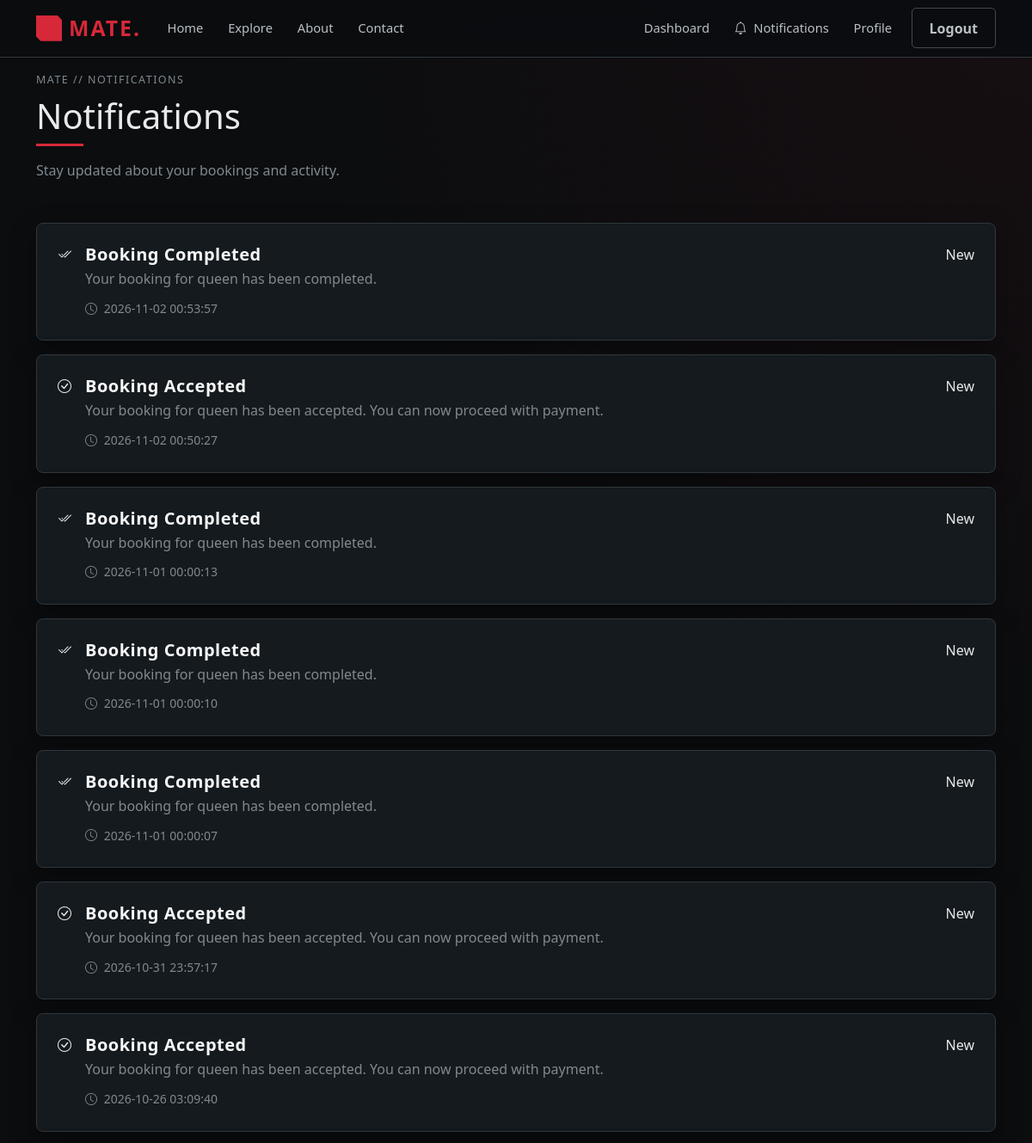
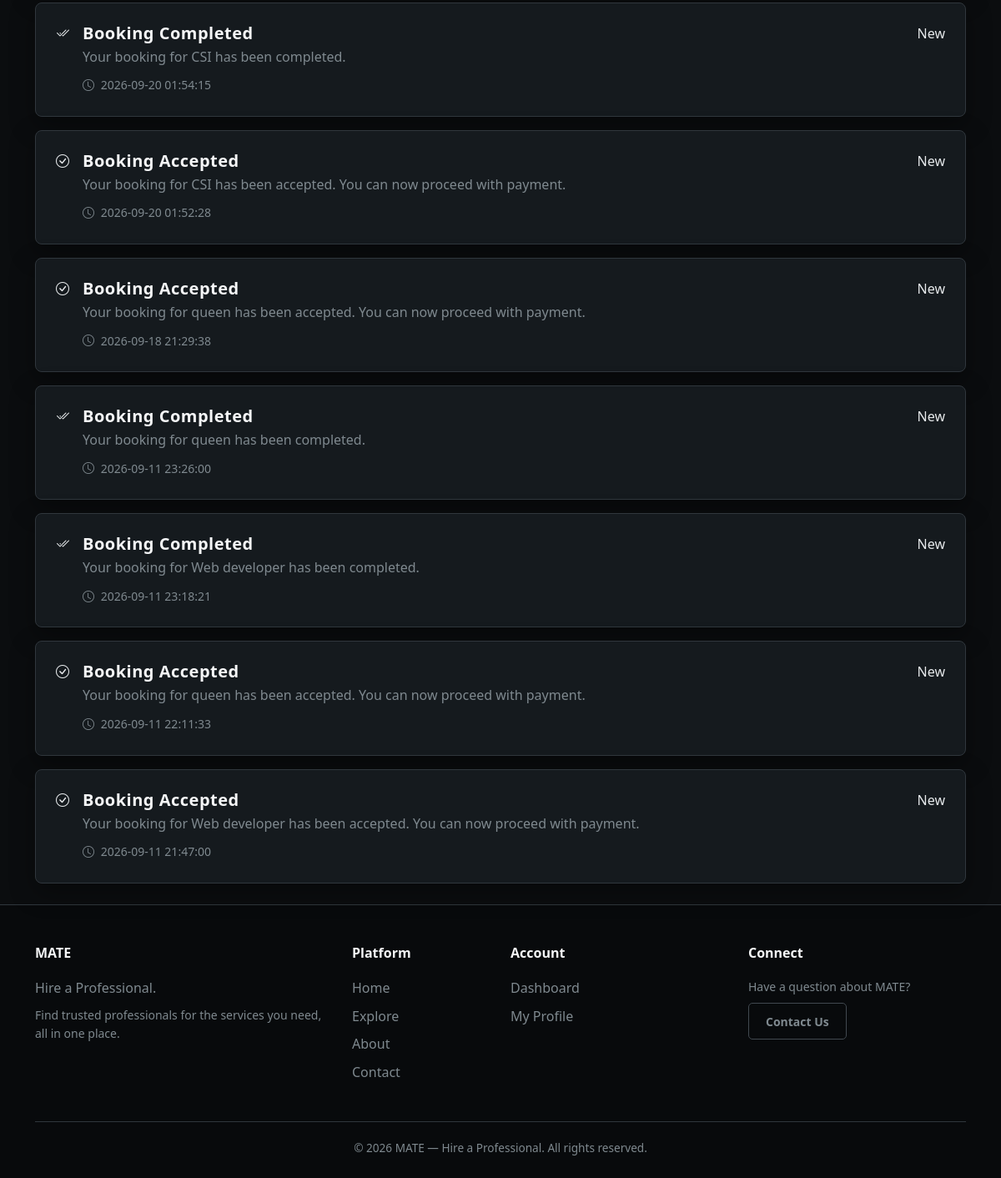
Page /notifications (signed in) on the committed database (2 pictures, top to bottom).
### tables this page shows
CREATE TABLE notifications (

            id INTEGER PRIMARY KEY AUTOINCREMENT,

            user_id INTEGER,

            professional_id INTEGER,

            title TEXT NOT NULL,

            message TEXT NOT NULL,

            is_read INTEGER DEFAULT 0,

            created_at TIMESTAMP DEFAULT (datetime('now', '+5 hours', '+30 minutes')),

            FOREIGN KEY (user_id)
                REFERENCES users(id)
                ON DELETE CASCADE,

            FOREIGN KEY (professional_id)
                REFERENCES professionals(id)
                ON DELETE CASCADE

        );

### app.py (the view, shortened to what this page needs)
@app.route("/notifications")
def notifications():
    if "user_id" not in session:
        return redirect(
            url_for("login")
        )
    user_id = session["user_id"]
    role = session.get("role")
    connection = get_db_connection()
    try:
        if role == "user":
            notifications = connection.execute(
                """
                SELECT *
                FROM notifications
                WHERE user_id = ?
                ORDER BY created_at DESC
                """,
                (user_id,)
            ).fetchall()
        else:
            notifications = []
    finally:
        connection.close()
    return render_template(
        "notifications.html",
        notifications=notifications
    )

### app.py (called while the page is built)
def get_db_connection():
    connection = sqlite3.connect(
        DATABASE
    )
    connection.row_factory = sqlite3.Row
    connection.execute(
        "PRAGMA foreign_keys = ON"
    )
    return connection

@app.context_processor
def inject_user():
    return {
        "logged_in": "user_id" in session,
        "current_user_id":
            session.get("user_id"),
        "current_user_role":
            session.get("role"),
        "current_user_name":
            session.get("full_name"),
        "current_year":
            datetime.now().year
    }

### templates/notifications.html (shortened to what this page needs)
{% extends "base.html" %}
{% block content %}
<section class="dashboard-section">
<div class="container">
    <div class="mb-5">
        <div class="mate-label mb-2">
            MATE // NOTIFICATIONS
        </div>
        <h1 class="dashboard-title">
            Notifications
        </h1>
        <div class="mate-section-line mb-3"></div>
        <p class="text-muted-mate">
            Stay updated about your bookings and activity.
        </p>
    </div>
    {% if notifications %}
        <div class="row g-3">
            {% for notification in notifications %}
                <div class="col-12">
                    <div class="mate-card p-4">
                        <div class="d-flex align-items-start gap-3">
                            <div class="notification-icon">
                                {% if notification.title|lower == "booking request" %}
                                    <i class="bi bi-calendar-plus"></i>
                                {% elif "accepted" in notification.title|lower %}
                                    <i class="bi bi-check-circle"></i>
                                {% elif "rejected" in notification.title|lower %}
                                    <i class="bi bi-x-circle"></i>
                                {% elif "completed" in notification.title|lower %}
                                    <i class="bi bi-check2-all"></i>
                                {% elif "review" in notification.title|lower %}
                                    <i class="bi bi-star"></i>
                                {% else %}
                                    <i class="bi bi-bell"></i>
                                {% endif %}
                            </div>
                            <div class="flex-grow-1">
                                <div class="d-flex justify-content-between align-items-start gap-3">
                                    <h5 class="mate-heading mb-1">
                                        {{ notification.title }}
                                    </h5>
                                    {% if notification.is_read == 0 %}
                                        <span class="booking-status status-approved">
                                            New
                                        </span>
                                    {% endif %}
                                </div>
                                <p class="text-muted-mate mb-2">
                                    {{ notification.message }}
                                </p>
                                <small class="text-muted-mate">
                                    <i class="bi bi-clock me-1"></i>
                                    {{ notification.created_at }}
                                </small>
                            </div>
                        </div>
                    </div>
                </div>
            {% endfor %}
        </div>
    {% endif %}
</div>
</section>
<br>
{% endblock %}

### static/css/style.css (style rules this page uses)
:root { --mate-bg: #0b0d0f; --mate-bg-secondary: #101418; --mate-surface: #151a1e; --mate-surface-light: #1c2227; --mate-border: #30373d; --mate-border-light: #414950; --mate-gray: #7f898f; --mate-light-gray: #b9c0c5; --mate-text: #e7eaec; --mate-white: #f5f6f7; --mate-red: #d62839; --mate-red-light: #ef4354; --mate-red-dark: #a91f2d; --mate-success: #38b879; --mate-warning: #e0a83e; --mate-danger: #d62839; --mate-info: #62a9c7; --mate-shadow: 0 10px 30px rgba(0, 0, 0, 0.35); --mate-shadow-red: 0 0 20px rgba(214, 40, 57, 0.18); --mate-radius: 8px; --mate-radius-small: 5px; --mate-transition: 0.25s ease; }
* { margin: 0; padding: 0; box-sizing: border-box; }
html { scroll-behavior: smooth; }
body { background: radial-gradient( circle at top right, rgba(214, 40, 57, 0.06), transparent 30% ), var(--mate-bg); color: var(--mate-text); font-family: "Segoe UI", Arial, Helvetica, sans-serif; line-height: 1.6; min-height: 100vh; }
.text-muted-mate { color: var(--mate-gray) !important; }
.mate-heading { color: var(--mate-white); font-weight: 700; letter-spacing: 0.5px; }
.mate-label { color: var(--mate-gray); font-size: 0.78rem; text-transform: uppercase; letter-spacing: 1.5px; }
.mate-section-line { width: 55px; height: 3px; background: var(--mate-red); margin-bottom: 1.5rem; }
.mate-card { background: var(--mate-surface); border: 1px solid var(--mate-border); border-radius: var(--mate-radius); color: var(--mate-text); box-shadow: var(--mate-shadow); transition: transform var(--mate-transition), border-color var(--mate-transition), box-shadow var(--mate-transition); }

### rows in the picture
notifications: title "Booking Completed", is_read "New", message "Your booking for queen has been completed.", created_at "2026-11-02 00:53:57"
notifications: title "Booking Accepted", is_read "New", message "Your booking for queen has been accepted. You can now proceed with payment.", created_at "2026-11-02 00:50:27"
notifications: title "Booking Completed", is_read "New", message "Your booking for queen has been completed.", created_at "2026-11-01 00:00:13"
notifications: title "Booking Completed", is_read "New", message "Your booking for queen has been completed.", created_at "2026-11-01 00:00:10"
notifications: title "Booking Completed", is_read "New", message "Your booking for queen has been completed.", created_at "2026-11-01 00:00:07"
notifications: title "Booking Accepted", is_read "New", message "Your booking for queen has been accepted. You can now proceed with payment.", created_at "2026-10-31 23:57:17"
notifications: title "Booking Accepted", is_read "New", message "Your booking for queen has been accepted. You can now proceed with payment.", created_at "2026-10-26 03:09:40"
notifications: title "Booking Completed", is_read "New", message "Your booking for CSI has been completed.", created_at "2026-09-20 01:54:15"
notifications: title "Booking Accepted", is_read "New", message "Your booking for CSI has been accepted. You can now proceed with payment.", created_at "2026-09-20 01:52:28"
notifications: title "Booking Accepted", is_read "New", message "Your booking for queen has been accepted. You can now proceed with payment.", created_at "2026-09-18 21:29:38"
notifications: title "Booking Completed", is_read "New", message "Your booking for queen has been completed.", created_at "2026-09-11 23:26:00"
notifications: title "Booking Completed", is_read "New", message "Your booking for Web developer has been completed.", created_at "2026-09-11 23:18:21"
notifications: title "Booking Accepted", is_read "New", message "Your booking for queen has been accepted. You can now proceed with payment.", created_at "2026-09-11 22:11:33"
notifications: title "Booking Accepted", is_read "New", message "Your booking for Web developer has been accepted. You can now proceed with payment.", created_at "2026-09-11 21:47:00"

### other values in the picture
{{ current_year if current_year else 2026 }} "2026"
